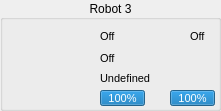
   <widget class="QGroupBox" name="groupBox_4">
    <property name="geometry">
     <rect>
      <x>920</x>
      <y>440</y>
      <width>221</width>
      <height>111</height>
     </rect>
    </property>
    <property name="title">
     <string>Robot 3</string>
    </property>
    <property name="alignment">
     <set>Qt::AlignCenter</set>
    </property>
    <widget class="QLabel" name="sprite_4">
     <property name="geometry">
      <rect>
       <x>8</x>
       <y>29</y>
       <width>64</width>
       <height>64</height>
      </rect>
     </property>
     <property name="text">
      <string/>
     </property>
     <property name="pixmap">
      <pixmap resource="../../rsc.qrc">:/textures/textures/robots/blue/b3.png</pixmap>
     </property>
     <property name="scaledContents">
      <bool>true</bool>
     </property>
    </widget>
    <widget class="QProgressBar" name="battery_4">
     <property name="geometry">
      <rect>
       <x>100</x>
       <y>90</y>
       <width>45</width>
       <height>16</height>
      </rect>
     </property>
     <property name="font">
      <font>
       <pointsize>8</pointsize>
      </font>
     </property>
     <property name="value">
      <number>100</number>
     </property>
    </widget>
    <widget class="QLabel" name="status_4">
     <property name="geometry">
      <rect>
       <x>100</x>
       <y>28</y>
       <width>17</width>
       <height>17</height>
      </rect>
     </property>
     <property name="font">
      <font>
       <pointsize>8</pointsize>
      </font>
     </property>
     <property name="text">
      <string>Off</string>
     </property>
    </widget>
    <widget class="QLabel" name="dribble_4">
     <property name="geometry">
      <rect>
       <x>100</x>
       <y>50</y>
       <width>17</width>
       <height>17</height>
      </rect>
     </property>
     <property name="font">
      <font>
       <pointsize>8</pointsize>
      </font>
     </property>
     <property name="text">
      <string>Off</string>
     </property>
    </widget>
    <widget class="QLabel" name="role_4">
     <property name="geometry">
      <rect>
       <x>100</x>
       <y>70</y>
       <width>111</width>
       <height>17</height>
      </rect>
     </property>
     <property name="font">
      <font>
       <pointsize>8</pointsize>
      </font>
     </property>
     <property name="text">
      <string>Undefined</string>
     </property>
    </widget>
    <widget class="QProgressBar" name="chute_4">
     <property name="geometry">
      <rect>
       <x>170</x>
       <y>90</y>
       <width>45</width>
       <height>16</height>
      </rect>
     </property>
     <property name="font">
      <font>
       <pointsize>8</pointsize>
      </font>
     </property>
     <property name="autoFillBackground">
      <bool>false</bool>
     </property>
     <property name="value">
      <number>100</number>
     </property>
    </widget>
    <widget class="QLabel" name="label_30">
     <property name="geometry">
      <rect>
       <x>80</x>
       <y>50</y>
       <width>16</width>
       <height>16</height>
      </rect>
     </property>
     <property name="text">
      <string/>
     </property>
     <property name="pixmap">
      <pixmap resource="../../rsc.qrc">:/textures/textures/ui/dribble.png</pixmap>
     </property>
     <property name="scaledContents">
      <bool>true</bool>
     </property>
    </widget>
    <widget class="QLabel" name="imgrole_4">
     <property name="geometry">
      <rect>
       <x>80</x>
       <y>70</y>
       <width>16</width>
       <height>16</height>
      </rect>
     </property>
     <property name="text">
      <string/>
     </property>
     <property name="pixmap">
      <pixmap resource="../../rsc.qrc">:/textures/textures/ui/none.png</pixmap>
     </property>
     <property name="scaledContents">
      <bool>true</bool>
     </property>
    </widget>
    <widget class="QLabel" name="label_13">
     <property name="geometry">
      <rect>
       <x>150</x>
       <y>90</y>
       <width>16</width>
       <height>16</height>
      </rect>
     </property>
     <property name="text">
      <string/>
     </property>
     <property name="pixmap">
      <pixmap resource="../../rsc.qrc">:/textures/textures/ui/chute.png</pixmap>
     </property>
     <property name="scaledContents">
      <bool>true</bool>
     </property>
    </widget>
    <widget class="QLabel" name="label_24">
     <property name="geometry">
      <rect>
       <x>80</x>
       <y>30</y>
       <width>16</width>
       <height>14</height>
      </rect>
     </property>
     <property name="text">
      <string/>
     </property>
     <property name="pixmap">
      <pixmap resource="../../rsc.qrc">:/textures/textures/ui/connect.png</pixmap>
     </property>
     <property name="scaledContents">
      <bool>true</bool>
     </property>
    </widget>
    <widget class="QLabel" name="label_4">
     <property name="geometry">
      <rect>
       <x>80</x>
       <y>90</y>
       <width>16</width>
       <height>16</height>
      </rect>
     </property>
     <property name="text">
      <string/>
     </property>
     <property name="pixmap">
      <pixmap resource="../../rsc.qrc">:/textures/textures/ui/battery.png</pixmap>
     </property>
     <property name="scaledContents">
      <bool>true</bool>
     </property>
    </widget>
    <widget class="QLabel" name="vision_4">
     <property name="geometry">
      <rect>
       <x>190</x>
       <y>28</y>
       <width>17</width>
       <height>17</height>
      </rect>
     </property>
     <property name="font">
      <font>
       <pointsize>8</pointsize>
      </font>
     </property>
     <property name="text">
      <string>Off</string>
     </property>
    </widget>
    <widget class="QLabel" name="label_65">
     <property name="geometry">
      <rect>
       <x>170</x>
       <y>30</y>
       <width>16</width>
       <height>14</height>
      </rect>
     </property>
     <property name="text">
      <string/>
     </property>
     <property name="pixmap">
      <pixmap resource="../../rsc.qrc">:/textures/textures/ui/vision.png</pixmap>
     </property>
     <property name="scaledContents">
      <bool>true</bool>
     </property>
    </widget>
   </widget>
